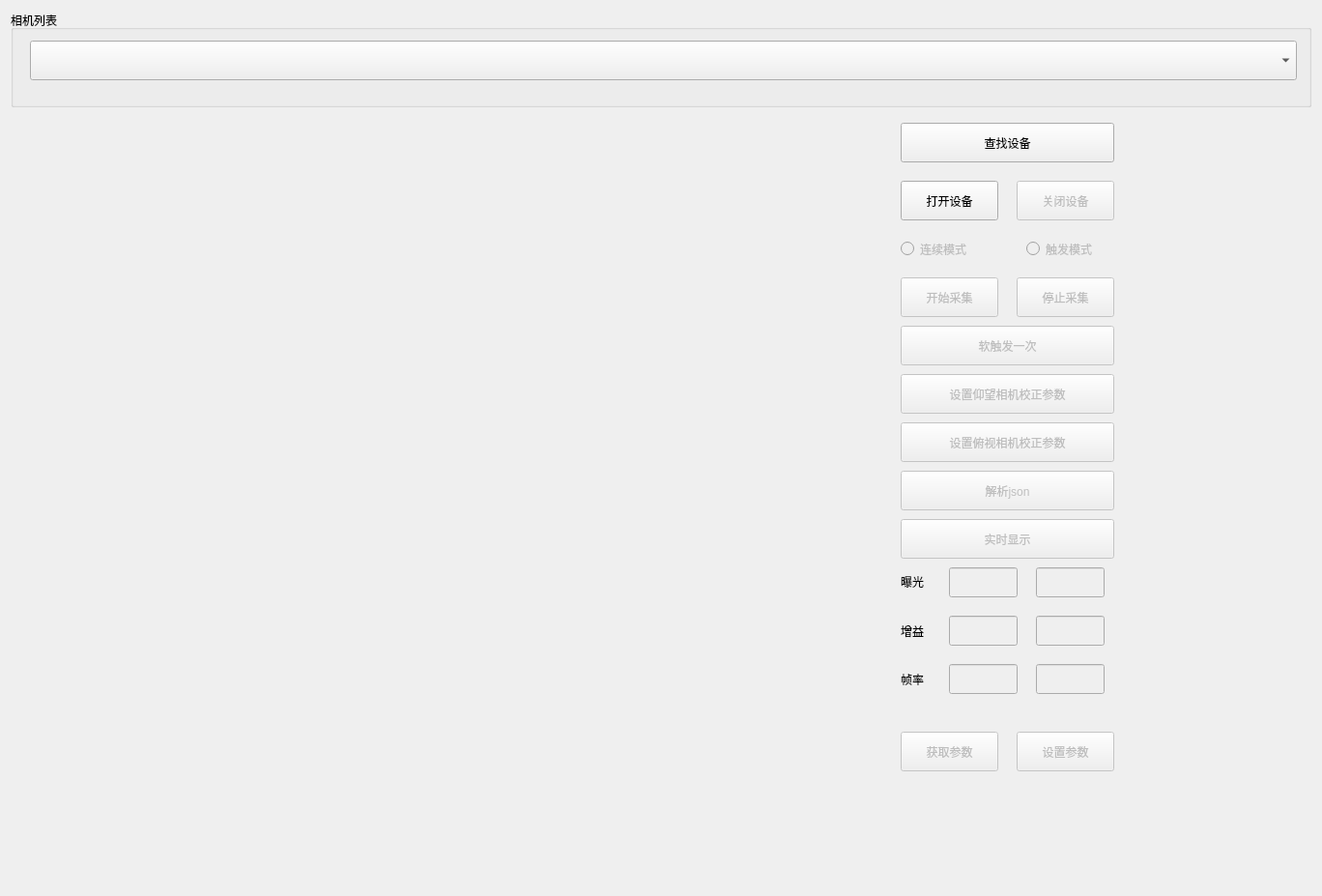
<?xml version="1.0" encoding="UTF-8"?>
<ui version="4.0">
 <class>OpenMultiCamDlg</class>
 <widget class="QWidget" name="OpenMultiCamDlg">
  <property name="geometry">
   <rect>
    <x>0</x>
    <y>0</y>
    <width>1368</width>
    <height>927</height>
   </rect>
  </property>
  <property name="windowTitle">
   <string>Form</string>
  </property>
  <layout class="QGridLayout" name="gridLayout">
   <item row="0" column="0" colspan="3">
    <widget class="QGroupBox" name="groupBox">
     <property name="maximumSize">
      <size>
       <width>16777215</width>
       <height>100</height>
      </size>
     </property>
     <property name="title">
      <string>相机列表</string>
     </property>
     <widget class="QComboBox" name="ComboDevices">
      <property name="geometry">
       <rect>
        <x>20</x>
        <y>31</y>
        <width>1311</width>
        <height>41</height>
       </rect>
      </property>
     </widget>
    </widget>
   </item>
   <item row="1" column="2" rowspan="2">
    <widget class="QWidget" name="widget" native="true">
     <widget class="QPushButton" name="bnSetParam">
      <property name="enabled">
       <bool>false</bool>
      </property>
      <property name="geometry">
       <rect>
        <x>140</x>
        <y>640</y>
        <width>101</width>
        <height>41</height>
       </rect>
      </property>
      <property name="text">
       <string>设置参数</string>
      </property>
     </widget>
     <widget class="QRadioButton" name="btnContinuesMode">
      <property name="enabled">
       <bool>false</bool>
      </property>
      <property name="geometry">
       <rect>
        <x>20</x>
        <y>130</y>
        <width>111</width>
        <height>21</height>
       </rect>
      </property>
      <property name="text">
       <string>连续模式</string>
      </property>
     </widget>
     <widget class="QPushButton" name="btnClose">
      <property name="enabled">
       <bool>false</bool>
      </property>
      <property name="geometry">
       <rect>
        <x>140</x>
        <y>70</y>
        <width>101</width>
        <height>41</height>
       </rect>
      </property>
      <property name="text">
       <string>关闭设备</string>
      </property>
     </widget>
     <widget class="QPushButton" name="btnStartAqui">
      <property name="enabled">
       <bool>false</bool>
      </property>
      <property name="geometry">
       <rect>
        <x>20</x>
        <y>170</y>
        <width>101</width>
        <height>41</height>
       </rect>
      </property>
      <property name="text">
       <string>开始采集</string>
      </property>
     </widget>
     <widget class="QPushButton" name="btnOpenCam">
      <property name="geometry">
       <rect>
        <x>20</x>
        <y>70</y>
        <width>101</width>
        <height>41</height>
       </rect>
      </property>
      <property name="text">
       <string>打开设备</string>
      </property>
     </widget>
     <widget class="QLineEdit" name="tbExposure_2">
      <property name="enabled">
       <bool>false</bool>
      </property>
      <property name="geometry">
       <rect>
        <x>160</x>
        <y>470</y>
        <width>71</width>
        <height>31</height>
       </rect>
      </property>
     </widget>
     <widget class="QPushButton" name="bnGetParam">
      <property name="enabled">
       <bool>false</bool>
      </property>
      <property name="geometry">
       <rect>
        <x>20</x>
        <y>640</y>
        <width>101</width>
        <height>41</height>
       </rect>
      </property>
      <property name="text">
       <string>获取参数</string>
      </property>
     </widget>
     <widget class="QPushButton" name="btnStop">
      <property name="enabled">
       <bool>false</bool>
      </property>
      <property name="geometry">
       <rect>
        <x>140</x>
        <y>170</y>
        <width>101</width>
        <height>41</height>
       </rect>
      </property>
      <property name="text">
       <string>停止采集</string>
      </property>
     </widget>
     <widget class="QPushButton" name="btnTriggerExec">
      <property name="enabled">
       <bool>false</bool>
      </property>
      <property name="geometry">
       <rect>
        <x>20</x>
        <y>220</y>
        <width>221</width>
        <height>41</height>
       </rect>
      </property>
      <property name="text">
       <string>软触发一次</string>
      </property>
     </widget>
     <widget class="QLineEdit" name="tbFrameRate_2">
      <property name="enabled">
       <bool>false</bool>
      </property>
      <property name="geometry">
       <rect>
        <x>160</x>
        <y>570</y>
        <width>71</width>
        <height>31</height>
       </rect>
      </property>
     </widget>
     <widget class="QLineEdit" name="tbGain">
      <property name="enabled">
       <bool>false</bool>
      </property>
      <property name="geometry">
       <rect>
        <x>70</x>
        <y>520</y>
        <width>71</width>
        <height>31</height>
       </rect>
      </property>
     </widget>
     <widget class="QLineEdit" name="tbGain_2">
      <property name="enabled">
       <bool>false</bool>
      </property>
      <property name="geometry">
       <rect>
        <x>160</x>
        <y>520</y>
        <width>71</width>
        <height>31</height>
       </rect>
      </property>
     </widget>
     <widget class="QLabel" name="lExposure">
      <property name="geometry">
       <rect>
        <x>20</x>
        <y>469</y>
        <width>54</width>
        <height>31</height>
       </rect>
      </property>
      <property name="text">
       <string>曝光</string>
      </property>
     </widget>
     <widget class="QLineEdit" name="tbExposure">
      <property name="enabled">
       <bool>false</bool>
      </property>
      <property name="geometry">
       <rect>
        <x>70</x>
        <y>470</y>
        <width>71</width>
        <height>31</height>
       </rect>
      </property>
     </widget>
     <widget class="QLineEdit" name="tbFrameRate">
      <property name="enabled">
       <bool>false</bool>
      </property>
      <property name="geometry">
       <rect>
        <x>70</x>
        <y>570</y>
        <width>71</width>
        <height>31</height>
       </rect>
      </property>
     </widget>
     <widget class="QLabel" name="lFrameRate">
      <property name="geometry">
       <rect>
        <x>20</x>
        <y>570</y>
        <width>54</width>
        <height>31</height>
       </rect>
      </property>
      <property name="text">
       <string>帧率</string>
      </property>
     </widget>
     <widget class="QLabel" name="lGain">
      <property name="geometry">
       <rect>
        <x>20</x>
        <y>520</y>
        <width>54</width>
        <height>31</height>
       </rect>
      </property>
      <property name="text">
       <string>增益</string>
      </property>
     </widget>
     <widget class="QRadioButton" name="btnTriggerMode">
      <property name="enabled">
       <bool>false</bool>
      </property>
      <property name="geometry">
       <rect>
        <x>150</x>
        <y>130</y>
        <width>111</width>
        <height>21</height>
       </rect>
      </property>
      <property name="text">
       <string>触发模式</string>
      </property>
     </widget>
     <widget class="QPushButton" name="btnEnumCam">
      <property name="geometry">
       <rect>
        <x>20</x>
        <y>10</y>
        <width>221</width>
        <height>41</height>
       </rect>
      </property>
      <property name="text">
       <string>查找设备</string>
      </property>
     </widget>
     <widget class="QPushButton" name="btnSetUpCameraLine">
      <property name="enabled">
       <bool>false</bool>
      </property>
      <property name="geometry">
       <rect>
        <x>20</x>
        <y>270</y>
        <width>221</width>
        <height>41</height>
       </rect>
      </property>
      <property name="text">
       <string>设置仰望相机校正参数</string>
      </property>
     </widget>
     <widget class="QPushButton" name="btnSetDownCameraLine">
      <property name="enabled">
       <bool>false</bool>
      </property>
      <property name="geometry">
       <rect>
        <x>20</x>
        <y>320</y>
        <width>221</width>
        <height>41</height>
       </rect>
      </property>
      <property name="text">
       <string>设置俯视相机校正参数</string>
      </property>
     </widget>
     <widget class="QPushButton" name="btnJson">
      <property name="enabled">
       <bool>false</bool>
      </property>
      <property name="geometry">
       <rect>
        <x>20</x>
        <y>370</y>
        <width>221</width>
        <height>41</height>
       </rect>
      </property>
      <property name="text">
       <string>解析json</string>
      </property>
     </widget>
     <widget class="QPushButton" name="btnShowImage">
      <property name="enabled">
       <bool>false</bool>
      </property>
      <property name="geometry">
       <rect>
        <x>20</x>
        <y>420</y>
        <width>221</width>
        <height>41</height>
       </rect>
      </property>
      <property name="text">
       <string>实时显示</string>
      </property>
     </widget>
    </widget>
   </item>
   <item row="1" column="0">
    <widget class="MyPictureWidget" name="widgetPicture1" native="true">
     <property name="maximumSize">
      <size>
       <width>800</width>
       <height>16777215</height>
      </size>
     </property>
    </widget>
   </item>
   <item row="1" column="1">
    <widget class="MyPictureWidget" name="widgetPicture2" native="true">
     <property name="maximumSize">
      <size>
       <width>800</width>
       <height>16777215</height>
      </size>
     </property>
    </widget>
   </item>
   <item row="2" column="0">
    <widget class="MyPictureWidget" name="widgetPicture3" native="true">
     <property name="maximumSize">
      <size>
       <width>800</width>
       <height>16777215</height>
      </size>
     </property>
    </widget>
   </item>
   <item row="2" column="1">
    <widget class="MyPictureWidget" name="widgetPicture4" native="true">
     <property name="maximumSize">
      <size>
       <width>800</width>
       <height>16777215</height>
      </size>
     </property>
    </widget>
   </item>
  </layout>
 </widget>
 <customwidgets>
  <customwidget>
   <class>MyPictureWidget</class>
   <extends>QWidget</extends>
   <header location="global">opencamera/mypicturewidget.h</header>
   <container>1</container>
  </customwidget>
 </customwidgets>
 <resources/>
 <connections/>
</ui>
